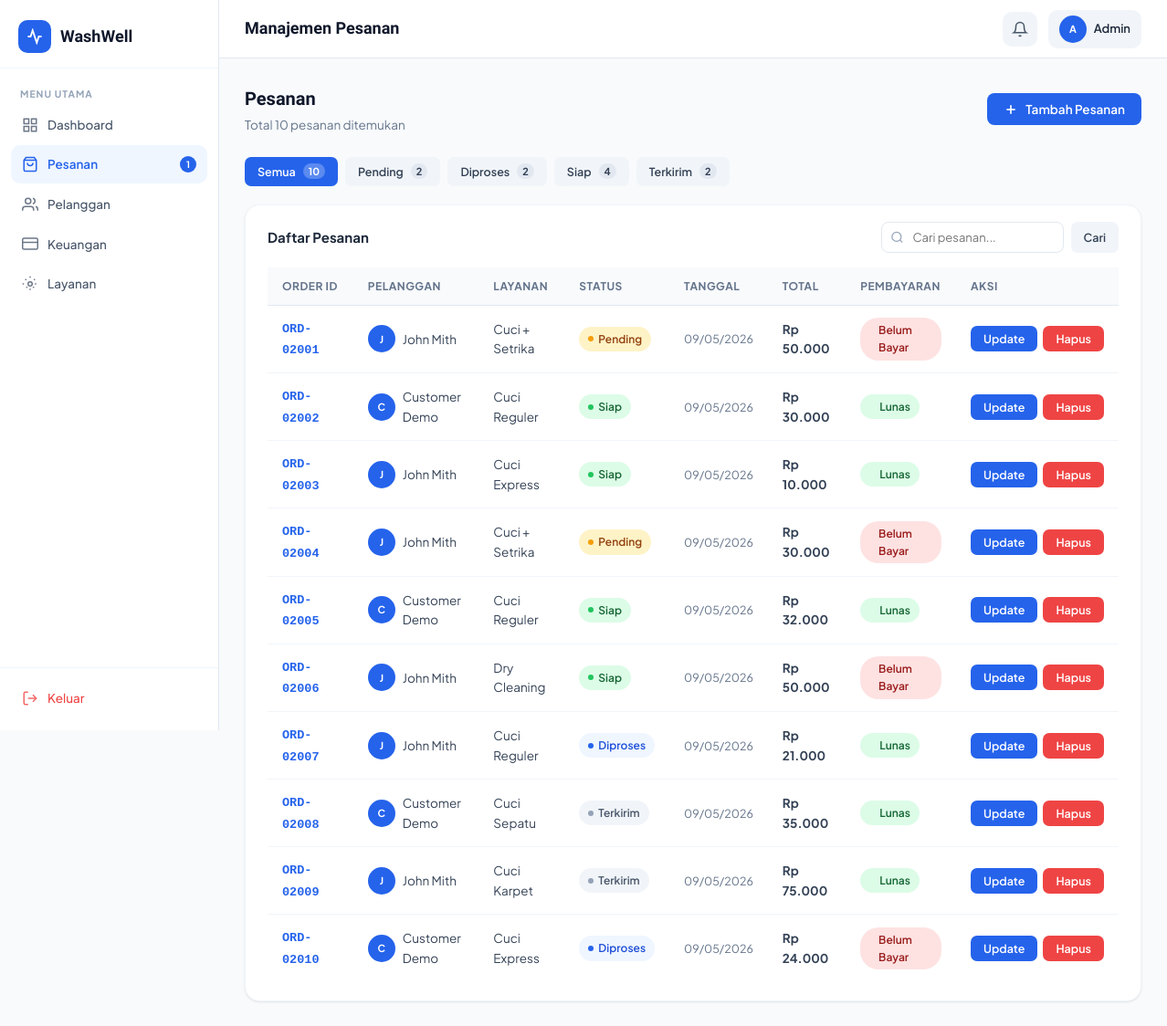
The app's page /admin/orders.php (signed in) with its own data.
### tables this page shows
CREATE TABLE IF NOT EXISTS users (
    id INT AUTO_INCREMENT PRIMARY KEY,
    name VARCHAR(100) NOT NULL,
    email VARCHAR(150) UNIQUE NOT NULL,
    password VARCHAR(255) NOT NULL,
    phone VARCHAR(20),
    address TEXT,
    role ENUM('customer','admin','staff') DEFAULT 'customer',
    created_at TIMESTAMP DEFAULT CURRENT_TIMESTAMP,
    updated_at TIMESTAMP DEFAULT CURRENT_TIMESTAMP ON UPDATE CURRENT_TIMESTAMP
);

CREATE TABLE IF NOT EXISTS orders (
    id INT AUTO_INCREMENT PRIMARY KEY,
    order_code VARCHAR(20) UNIQUE NOT NULL,
    user_id INT NOT NULL,
    service_id INT NOT NULL,
    staff_id INT DEFAULT NULL,
    weight DECIMAL(5,2) DEFAULT 1.00,
    amount DECIMAL(10,2) NOT NULL,
    status ENUM('pending','in_progress','ready','delivered','cancelled') DEFAULT 'pending',
    pickup_date DATE,
    delivery_date DATE,
    notes TEXT,
    payment_status ENUM('unpaid','paid') DEFAULT 'unpaid',
    payment_method ENUM('cash','transfer','e-wallet') DEFAULT 'cash',
    created_at TIMESTAMP DEFAULT CURRENT_TIMESTAMP,
    updated_at TIMESTAMP DEFAULT CURRENT_TIMESTAMP ON UPDATE CURRENT_TIMESTAMP,
    FOREIGN KEY (user_id) REFERENCES users(id) ON DELETE CASCADE,
    FOREIGN KEY (service_id) REFERENCES services(id),
    FOREIGN KEY (staff_id) REFERENCES users(id) ON DELETE SET NULL
);

CREATE TABLE IF NOT EXISTS services (
    id INT AUTO_INCREMENT PRIMARY KEY,
    name VARCHAR(100) NOT NULL,
    description TEXT,
    price_per_kg DECIMAL(10,2) NOT NULL,
    duration_hours INT DEFAULT 24,
    is_active TINYINT(1) DEFAULT 1,
    created_at TIMESTAMP DEFAULT CURRENT_TIMESTAMP
);

### includes/auth.php (called while the page is built, shortened)
<?php
require_once __DIR__ . '/config.php';
function getCurrentUser() {
    $db = getDB();
    $id = (int)$_SESSION['user_id'];
    $res = $db->query("SELECT * FROM users WHERE id=$id LIMIT 1");
    return $res ? $res->fetch_assoc() : null;
}
function getUnreadNotifs($userId) {
    $db = getDB();
    $uid = (int)$userId;
    $res = $db->query("SELECT COUNT(*) as cnt FROM notifications WHERE user_id=$uid AND is_read=0");
    return $res ? (int)$res->fetch_assoc()['cnt'] : 0;
}
?>

### includes/config.php (called while the page is built, shortened)
<?php
function formatRupiah($amount) {
    return 'Rp ' . number_format($amount, 0, ',', '.');
}
?>

### admin/orders.php (the view, shortened to what this page needs)
<?php
require_once '../includes/auth.php';
$db = getDB();
$user = getCurrentUser();
$statusFilter = $_GET['status'] ?? '';
$search = trim($_GET['search'] ?? '');
$where = ['1=1'];
$whereStr = implode(' AND ', $where);
$perPage = 10;
$page = max(1, (int)($_GET['page'] ?? 1));
$offset = ($page-1) * $perPage;
$total = $db->query("SELECT COUNT(*) as c FROM orders o JOIN users u ON o.user_id=u.id WHERE $whereStr")->fetch_assoc()['c'];
$orders = $db->query("SELECT o.*,u.name as customer_name,s.name as service_name FROM orders o JOIN users u ON o.user_id=u.id JOIN services s ON o.service_id=s.id WHERE $whereStr ORDER BY o.created_at DESC LIMIT $perPage OFFSET $offset");
$statusLabels = ['pending'=>'Pending','in_progress'=>'Diproses','ready'=>'Siap','delivered'=>'Terkirim','cancelled'=>'Dibatalkan'];
?>
<!DOCTYPE html>
<html lang="id">
<head>
<link rel="stylesheet" href="../assets/css/style.css">
</head>
<body>
<div class="app-layout">
    <?php require_once 'partials/sidebar.php'; ?>
    <div class="main-content">
        <header class="topbar">
            <div class="topbar-left">
                <div class="topbar-title">Manajemen Pesanan</div>
            </div>
            <div class="topbar-right">
                <button class="notif-btn"><svg width="18" height="18" viewBox="0 0 24 24" fill="none" stroke="currentColor" stroke-width="2"><path d="M18 8A6 6 0 0 0 6 8c0 7-3 9-3 9h18s-3-2-3-9"/><path d="M13.73 21a2 2 0 0 1-3.46 0"/></svg></button>
                <div style="display:flex;align-items:center;gap:8px;padding:6px 12px;border-radius:10px;background:var(--gray-100)">
                    <div class="avatar avatar-sm"><?= strtoupper(substr($user['name'],0,1)) ?></div>
                    <span style="font-size:13px;font-weight:600"><?= htmlspecialchars(explode(' ',$user['name'])[0]) ?></span>
                </div>
            </div>
        </header>
        <main class="page-content">
            <div class="page-header">
                <div>
                    <h1>Pesanan</h1>
                    <p>Total <?= $total ?> pesanan ditemukan</p>
                </div>
                <button class="btn btn-primary" onclick="document.getElementById('addModal').classList.add('open')">
                    <svg width="16" height="16" viewBox="0 0 24 24" fill="none" stroke="currentColor" stroke-width="2.5"><line x1="12" y1="5" x2="12" y2="19"/><line x1="5" y1="12" x2="19" y2="12"/></svg>
                    Tambah Pesanan
                </button>
            </div>
            <div style="display:flex;gap:8px;margin-bottom:20px;flex-wrap:wrap;">
                <?php
                $tabs = [
                    ['' ,'Semua', $db->query("SELECT COUNT(*) as c FROM orders")->fetch_assoc()['c']],
                    ['pending','Pending', $db->query("SELECT COUNT(*) as c FROM orders WHERE status='pending'")->fetch_assoc()['c']],
                    ['in_progress','Diproses', $db->query("SELECT COUNT(*) as c FROM orders WHERE status='in_progress'")->fetch_assoc()['c']],
                    ['ready','Siap', $db->query("SELECT COUNT(*) as c FROM orders WHERE status='ready'")->fetch_assoc()['c']],
                    ['delivered','Terkirim', $db->query("SELECT COUNT(*) as c FROM orders WHERE status='delivered'")->fetch_assoc()['c']],
                ];
                foreach ($tabs as [$s,$l,$c]):
                    $active = $statusFilter===$s;
                ?>
                <a href="?status=<?= $s ?>&search=<?= urlencode($search) ?>" class="btn <?= $active?'btn-primary':'btn-ghost' ?> btn-sm">
                    <?= $l ?> <span style="background:<?= $active?'rgba(255,255,255,0.25)':'var(--gray-200)' ?>;border-radius:10px;padding:0 6px;font-size:11px;font-weight:700;"><?= $c ?></span>
                </a>
                <?php endforeach; ?>
            </div>
            <div class="card">
                <div class="card-header">
                    <span class="card-title">Daftar Pesanan</span>
                    <form method="GET" style="display:flex;gap:8px;">
                        <div style="position:relative">
                            <svg width="15" height="15" viewBox="0 0 24 24" fill="none" stroke="currentColor" stroke-width="2" style="position:absolute;left:10px;top:50%;transform:translateY(-50%);color:var(--gray-400)"><circle cx="11" cy="11" r="8"/><line x1="21" y1="21" x2="16.65" y2="16.65"/></svg>
                            <input type="text" name="search" placeholder="Cari pesanan..." value="<?= htmlspecialchars($search) ?>" style="padding:8px 14px 8px 34px;border:1.5px solid var(--gray-200);border-radius:8px;font-size:13px;font-family:var(--font);outline:none;width:200px;">
                        </div>
                        <button type="submit" class="btn btn-ghost btn-sm">Cari</button>
                    </form>
                </div>
                <div class="card-body" style="padding-top:16px;">
                    <div class="table-wrapper">
                        <table>
                            <thead>
                                <tr>
                                    <th>Order ID</th>
                                    <th>Pelanggan</th>
                                    <th>Layanan</th>
                                    <th>Status</th>
                                    <th>Tanggal</th>
                                    <th>Total</th>
                                    <th>Pembayaran</th>
                                    <th>Aksi</th>
                                </tr>
                            </thead>
                            <tbody>
                            <?php if ($orders && $orders->num_rows > 0): ?>
                                <?php while ($o = $orders->fetch_assoc()): ?>
                                <tr>
                                    <td><span style="font-weight:700;font-family:monospace;color:var(--primary)"><?= $o['order_code'] ?></span></td>
                                    <td>
                                        <div style="display:flex;align-items:center;gap:8px;">
                                            <div class="avatar avatar-sm"><?= strtoupper(substr($o['customer_name'],0,1)) ?></div>
                                            <?= htmlspecialchars($o['customer_name']) ?>
                                        </div>
                                    </td>
                                    <td><?= htmlspecialchars($o['service_name']) ?></td>
                                    <td><span class="badge badge-<?= $o['status'] ?>"><?= $statusLabels[$o['status']] ?? $o['status'] ?></span></td>
                                    <td style="color:var(--gray-500);font-size:12.5px"><?= date('d/m/Y', strtotime($o['created_at'])) ?></td>
                                    <td><strong><?= formatRupiah($o['amount']) ?></strong></td>
                                    <td><span class="badge badge-<?= $o['payment_status'] ?>"><?= $o['payment_status']==='paid'?'Lunas':'Belum Bayar' ?></span></td>
                                    <td>
                                        <div style="display:flex;gap:6px;">
                                            <button onclick="openUpdate(<?= $o['id'] ?>, '<?= $o['status'] ?>')" class="btn btn-primary btn-sm">Update</button>
                                            <form method="POST" onsubmit="return confirm('Hapus pesanan ini?')" style="display:inline">
                                                <button type="submit" class="btn btn-danger btn-sm">Hapus</button>
                                            </form>
                                        </div>
                                    </td>
                                </tr>
                                <?php endwhile; ?>
                            <?php else: ?>
                                <tr><td colspan="8" style="text-align:center;padding:40px;color:var(--gray-400)">Tidak ada pesanan ditemukan</td></tr>
                            <?php endif; ?>
                            </tbody>
                        </table>
                    </div>
                </div>
            </div>
        </main>
    </div>
</div>
</body>
</html>

### admin/partials/sidebar.php (shortened to what this page needs)
<?php
$currentUser = getCurrentUser();
$notifCount = getUnreadNotifs($currentUser['id']);
$currentPage = basename($_SERVER['PHP_SELF'], '.php');
$navItems = [
    ['page'=>'dashboard','icon'=>'<svg width="18" height="18" viewBox="0 0 24 24" fill="none" stroke="currentColor" stroke-width="2"><rect x="3" y="3" width="7" height="7"/><rect x="14" y="3" width="7" height="7"/><rect x="3" y="14" width="7" height="7"/><rect x="14" y="14" width="7" height="7"/></svg>','label'=>'Dashboard','url'=>'dashboard.php'],
    ['page'=>'orders','icon'=>'<svg width="18" height="18" viewBox="0 0 24 24" fill="none" stroke="currentColor" stroke-width="2"><path d="M6 2L3 6v14a2 2 0 0 0 2 2h14a2 2 0 0 0 2-2V6l-3-4z"/><line x1="3" y1="6" x2="21" y2="6"/><path d="M16 10a4 4 0 0 1-8 0"/></svg>','label'=>'Pesanan','url'=>'orders.php'],
    ['page'=>'customers','icon'=>'<svg width="18" height="18" viewBox="0 0 24 24" fill="none" stroke="currentColor" stroke-width="2"><path d="M17 21v-2a4 4 0 0 0-4-4H5a4 4 0 0 0-4 4v2"/><circle cx="9" cy="7" r="4"/><path d="M23 21v-2a4 4 0 0 0-3-3.87"/><path d="M16 3.13a4 4 0 0 1 0 7.75"/></svg>','label'=>'Pelanggan','url'=>'customers.php'],
    ['page'=>'finance','icon'=>'<svg width="18" height="18" viewBox="0 0 24 24" fill="none" stroke="currentColor" stroke-width="2"><rect x="1" y="4" width="22" height="16" rx="2" ry="2"/><line x1="1" y1="10" x2="23" y2="10"/></svg>','label'=>'Keuangan','url'=>'finance.php'],
    ['page'=>'services','icon'=>'<svg width="18" height="18" viewBox="0 0 24 24" fill="none" stroke="currentColor" stroke-width="2"><circle cx="12" cy="12" r="3"/><path d="M19.07 4.93l-1.41 1.41M21 12h-2M17.66 17.66l-1.41-1.41M12 19v2M6.34 17.66l1.41-1.41M3 12H1M4.93 4.93l1.41 1.41M12 3V1"/></svg>','label'=>'Layanan','url'=>'services.php'],
];
if ($currentUser['role'] === 'admin') {
    $navItems[] = ['page'=>'staff','icon'=>'<svg width="18" height="18" viewBox="0 0 24 24" fill="none" stroke="currentColor" stroke-width="2"><path d="M20 21v-2a4 4 0 0 0-4-4H8a4 4 0 0 0-4 4v2"/><circle cx="12" cy="7" r="4"/></svg>','label'=>'Staff','url'=>'staff.php'];
}
$navItems[] = ['page'=>'settings','icon'=>'<svg width="18" height="18" viewBox="0 0 24 24" fill="none" stroke="currentColor" stroke-width="2"><circle cx="12" cy="12" r="3"/><path d="M19.07 4.93l-1.41 1.41M21 12h-2M17.66 17.66l-1.41-1.41M12 19v2M6.34 17.66l1.41-1.41M3 12H1M4.93 4.93l1.41 1.41M12 3V1"/></svg>','label'=>'Pengaturan','url'=>'settings.php'];
?>
<aside class="sidebar" id="sidebar">
    <div class="sidebar-logo">
        <div class="logo-icon">
            <svg width="18" height="18" viewBox="0 0 24 24" fill="none" stroke="white" stroke-width="2.5"><path d="M22 12h-4l-3 9L9 3l-3 9H2"/></svg>
        </div>
        <span>WashWell</span>
    </div>
    <nav class="sidebar-nav">
        <div class="nav-label">Menu Utama</div>
        <?php foreach ($navItems as $item): ?>
        <a href="<?= $item['url'] ?>" class="nav-item <?= $currentPage === $item['page'] ? 'active' : '' ?>">
            <?= $item['icon'] ?>
            <?= $item['label'] ?>
            <?php if ($item['page']==='orders' && $notifCount > 0): ?>
            <span class="nav-badge"><?= $notifCount ?></span>
            <?php endif; ?>
        </a>
        <?php endforeach; ?>
    </nav>
    <div class="sidebar-footer">
        <a href="logout.php" class="nav-item" style="color:#EF4444;" onclick="return confirm('Yakin ingin keluar?')">
            <svg width="18" height="18" viewBox="0 0 24 24" fill="none" stroke="currentColor" stroke-width="2"><path d="M9 21H5a2 2 0 0 1-2-2V5a2 2 0 0 1 2-2h4"/><polyline points="16 17 21 12 16 7"/><line x1="21" y1="12" x2="9" y2="12"/></svg>
            Keluar
        </a>
    </div>
</aside>

### records on screen
users: id "1", name "A", name "Admin"
orders: order_code "ORD-02001", user.name "J", user.name "John Mith", service.name "Cuci + Setrika", status "Pending", created_at "09/05/2026", amount "Rp 50.000", payment_status "Belum Bayar"
orders: order_code "ORD-02002", user.name "C", user.name "Customer Demo", service.name "Cuci Reguler", status "Siap", created_at "09/05/2026", amount "Rp 30.000", payment_status "Lunas"
orders: order_code "ORD-02003", user.name "J", user.name "John Mith", service.name "Cuci Express", status "Siap", created_at "09/05/2026", amount "Rp 10.000", payment_status "Lunas"
orders: order_code "ORD-02004", user.name "J", user.name "John Mith", service.name "Cuci + Setrika", status "Pending", created_at "09/05/2026", amount "Rp 30.000", payment_status "Belum Bayar"
orders: order_code "ORD-02005", user.name "C", user.name "Customer Demo", service.name "Cuci Reguler", status "Siap", created_at "09/05/2026", amount "Rp 32.000", payment_status "Lunas"
orders: order_code "ORD-02006", user.name "J", user.name "John Mith", service.name "Dry Cleaning", status "Siap", created_at "09/05/2026", amount "Rp 50.000", payment_status "Belum Bayar"
orders: order_code "ORD-02007", user.name "J", user.name "John Mith", service.name "Cuci Reguler", status "Diproses", created_at "09/05/2026", amount "Rp 21.000", payment_status "Lunas"
orders: order_code "ORD-02008", user.name "C", user.name "Customer Demo", service.name "Cuci Sepatu", status "Terkirim", created_at "09/05/2026", amount "Rp 35.000", payment_status "Lunas"
orders: order_code "ORD-02009", user.name "J", user.name "John Mith", service.name "Cuci Karpet", status "Terkirim", created_at "09/05/2026", amount "Rp 75.000", payment_status "Lunas"
orders: order_code "ORD-02010", user.name "C", user.name "Customer Demo", service.name "Cuci Express", status "Diproses", created_at "09/05/2026", amount "Rp 24.000", payment_status "Belum Bayar"

### other values on screen
$item['label'] "Dashboard"
$item['label'] "Pesanan"
$item['label'] "Pelanggan"
$item['label'] "Keuangan"
$item['label'] "Layanan"
$total "10"
$l "Semua"
$c "10"
$l "Pending"
$c "2"
$l "Diproses"
$l "Siap"
$c "4"
$l "Terkirim"
